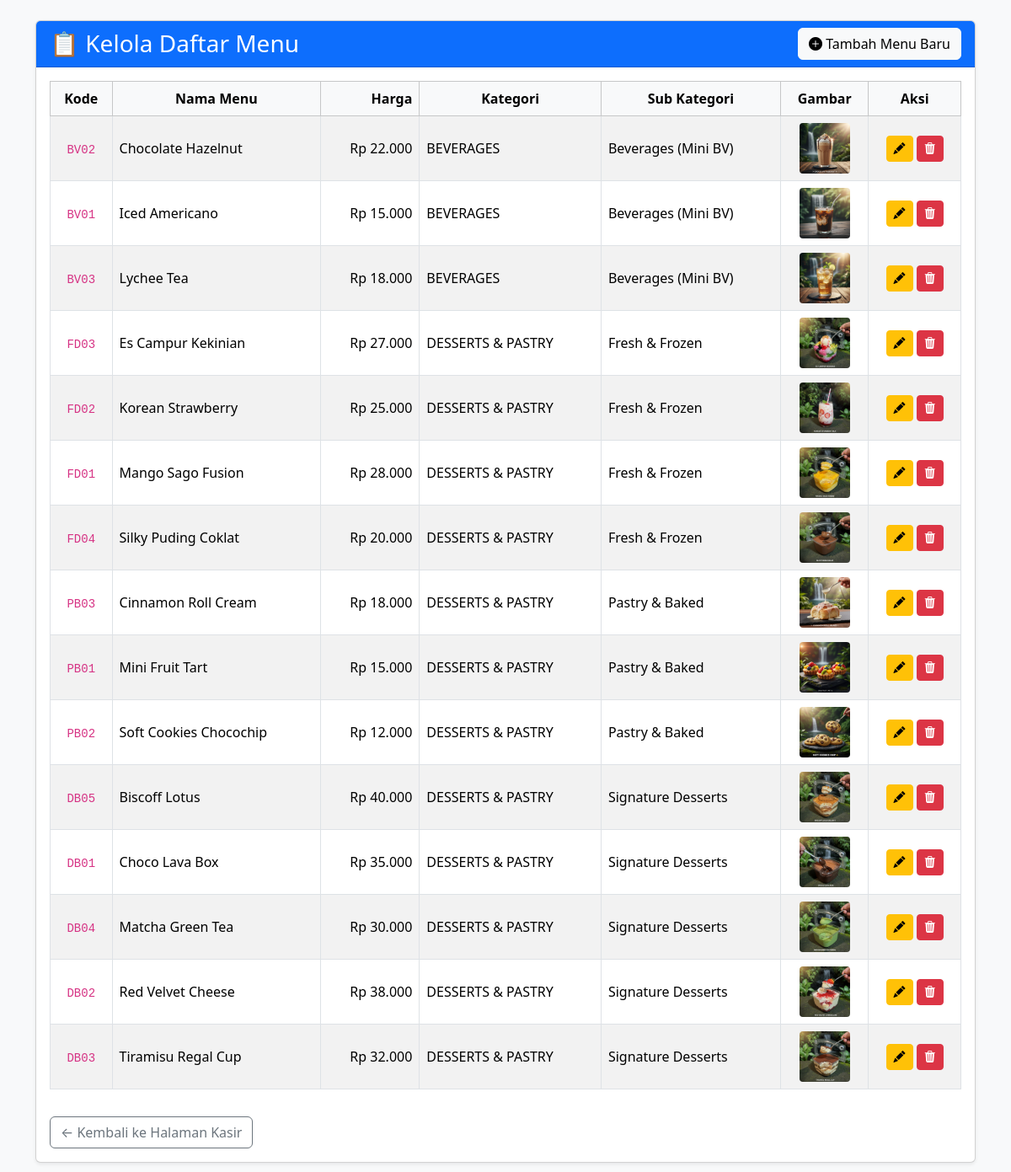
Screenshot of /kelola_menu.php (signed in) with the database file from the repository.
### tables this page shows
CREATE TABLE `menu` (
  `id` varchar(20) NOT NULL,
  `nama_menu` varchar(100) NOT NULL,
  `harga` decimal(10,0) NOT NULL,
  `kategori_utama` varchar(50) NOT NULL,
  `sub_kategori` varchar(50) NOT NULL,
  `gambar` varchar(255) DEFAULT 'assets/images/placeholder_default.png'
);

### kelola_menu.php (the view, shortened to what this page needs)
<?php
include 'koneksi.php';
$stmt = $pdo->query("SELECT * FROM menu ORDER BY kategori_utama, sub_kategori, nama_menu");
$menu_items = $stmt->fetchAll();
?>
<!DOCTYPE html>
<html lang="id">
<head>
    <link href="https://cdn.jsdelivr.net/npm/bootstrap@5.3.2/dist/css/bootstrap.min.css" rel="stylesheet">
    <link rel="stylesheet" href="https://cdn.jsdelivr.net/npm/bootstrap-icons@1.11.1/font/bootstrap-icons.css">
</head>
<body class="bg-light">
    <div class="container my-4">
        <div class="card shadow-sm">
            <div class="card-header bg-primary text-white d-flex justify-content-between align-items-center">
                <h3 class="mb-0">📋 Kelola Daftar Menu</h3>
                <a href="tambah_menu.php" class="btn btn-light">
                    <i class="bi bi-plus-circle-fill"></i> Tambah Menu Baru
                </a>
            </div>
            <div class="card-body">
                <div class="table-responsive">
                    <table class="table table-bordered table-striped table-hover align-middle">
                        <thead class="table-light text-center">
                            <tr>
                                <th>Kode</th>
                                <th>Nama Menu</th>
                                <th class="text-end">Harga</th>
                                <th>Kategori</th>
                                <th>Sub Kategori</th>
                                <th>Gambar</th>
                                <th>Aksi</th>
                            </tr>
                        </thead>
                        <tbody>
                            <?php if (empty($menu_items)): ?>
                                <tr>
                                    <td colspan="7" class="text-center text-muted py-4">Belum ada data menu. Silakan tambahkan menu baru.</td>
                                </tr>
                            <?php else: ?>
                                <?php foreach ($menu_items as $item): ?>
                                    <tr>
                                        <td class="text-center"><code><?= htmlspecialchars($item['id']) ?></code></td>
                                        <td><?= htmlspecialchars($item['nama_menu']) ?></td>
                                        <td class="text-end">Rp <?= number_format($item['harga'], 0, ',', '.') ?></td>
                                        <td><?= htmlspecialchars($item['kategori_utama']) ?></td>
                                        <td><?= htmlspecialchars($item['sub_kategori']) ?></td>
                                        <td class="text-center">
                                            <img src="<?= htmlspecialchars($item['gambar']) ?>" alt="<?= htmlspecialchars($item['nama_menu']) ?>" style="width: 60px; height: 60px; object-fit: cover; border-radius: 4px;">
                                        </td>
                                        <td class="text-center">
                                            <a href="edit_menu.php?id=<?= htmlspecialchars($item['id']) ?>" class="btn btn-sm btn-warning" title="Edit">
                                                <i class="bi bi-pencil-fill"></i>
                                            </a>
                                            <a href="hapus_menu.php?id=<?= htmlspecialchars($item['id']) ?>" class="btn btn-sm btn-danger" title="Hapus" onclick="return confirm('⚠️ Apakah Anda yakin ingin menghapus menu \'<?= htmlspecialchars(addslashes($item['nama_menu']))  ?>\' secara permanen?')">
                                                <i class="bi bi-trash3-fill"></i>
                                            </a>
                                        </td>
                                    </tr>
                                <?php endforeach; ?>
                            <?php endif; ?>
                        </tbody>
                    </table>
                </div>
                <a href="index.php" class="btn btn-outline-secondary mt-3">&larr; Kembali ke Halaman Kasir</a>
            </div>
        </div>
    </div>
</body>
</html>

### rows the page displays
menu: id "BV02", nama_menu "Chocolate Hazelnut", harga "22.000", kategori_utama "BEVERAGES", sub_kategori "Beverages (Mini BV)", gambar (picture)
menu: id "BV01", nama_menu "Iced Americano", harga "15.000", kategori_utama "BEVERAGES", sub_kategori "Beverages (Mini BV)", gambar (picture)
menu: id "BV03", nama_menu "Lychee Tea", harga "18.000", kategori_utama "BEVERAGES", sub_kategori "Beverages (Mini BV)", gambar (picture)
menu: id "FD03", nama_menu "Es Campur Kekinian", harga "27.000", kategori_utama "DESSERTS & PASTRY", sub_kategori "Fresh & Frozen", gambar (picture)
menu: id "FD02", nama_menu "Korean Strawberry", harga "25.000", kategori_utama "DESSERTS & PASTRY", sub_kategori "Fresh & Frozen", gambar (picture)
menu: id "FD01", nama_menu "Mango Sago Fusion", harga "28.000", kategori_utama "DESSERTS & PASTRY", sub_kategori "Fresh & Frozen", gambar (picture)
menu: id "FD04", nama_menu "Silky Puding Coklat", harga "20.000", kategori_utama "DESSERTS & PASTRY", sub_kategori "Fresh & Frozen", gambar (picture)
menu: id "PB03", nama_menu "Cinnamon Roll Cream", harga "18.000", kategori_utama "DESSERTS & PASTRY", sub_kategori "Pastry & Baked", gambar (picture)
menu: id "PB01", nama_menu "Mini Fruit Tart", harga "15.000", kategori_utama "DESSERTS & PASTRY", sub_kategori "Pastry & Baked", gambar (picture)
menu: id "PB02", nama_menu "Soft Cookies Chocochip", harga "12.000", kategori_utama "DESSERTS & PASTRY", sub_kategori "Pastry & Baked", gambar (picture)
menu: id "DB05", nama_menu "Biscoff Lotus", harga "40.000", kategori_utama "DESSERTS & PASTRY", sub_kategori "Signature Desserts", gambar (picture)
menu: id "DB01", nama_menu "Choco Lava Box", harga "35.000", kategori_utama "DESSERTS & PASTRY", sub_kategori "Signature Desserts", gambar (picture)
menu: id "DB04", nama_menu "Matcha Green Tea", harga "30.000", kategori_utama "DESSERTS & PASTRY", sub_kategori "Signature Desserts", gambar (picture)
menu: id "DB02", nama_menu "Red Velvet Cheese", harga "38.000", kategori_utama "DESSERTS & PASTRY", sub_kategori "Signature Desserts", gambar (picture)
menu: id "DB03", nama_menu "Tiramisu Regal Cup", harga "32.000", kategori_utama "DESSERTS & PASTRY", sub_kategori "Signature Desserts", gambar (picture)
